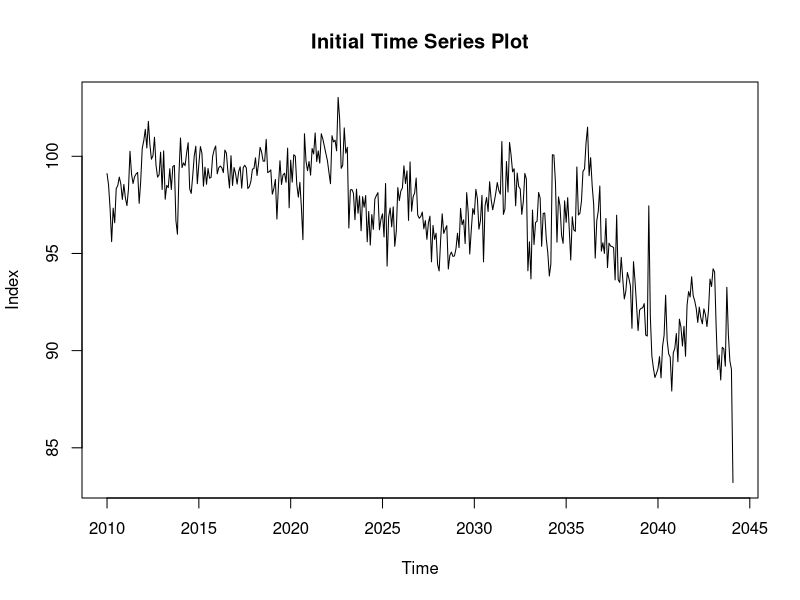
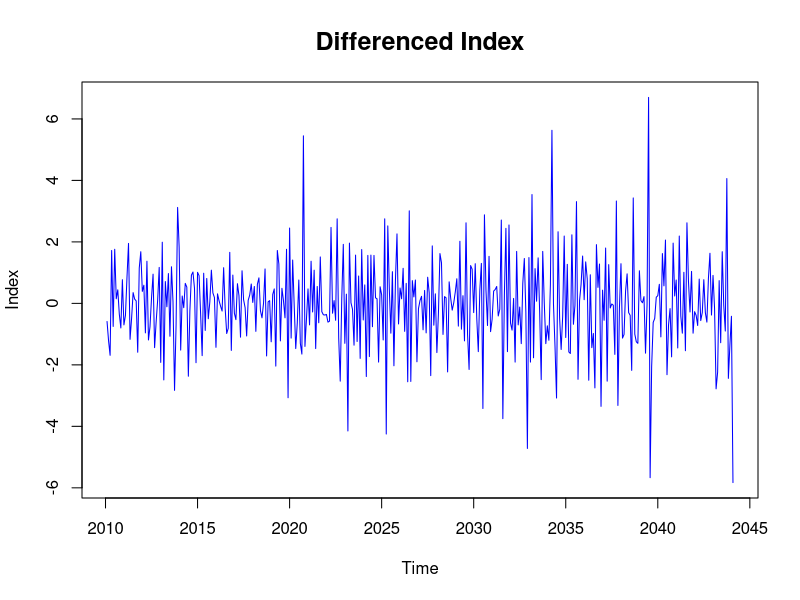
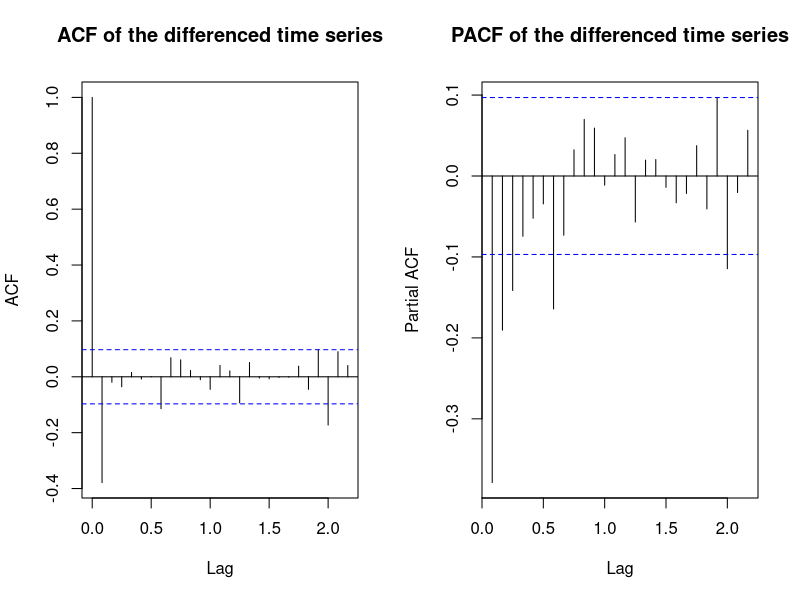
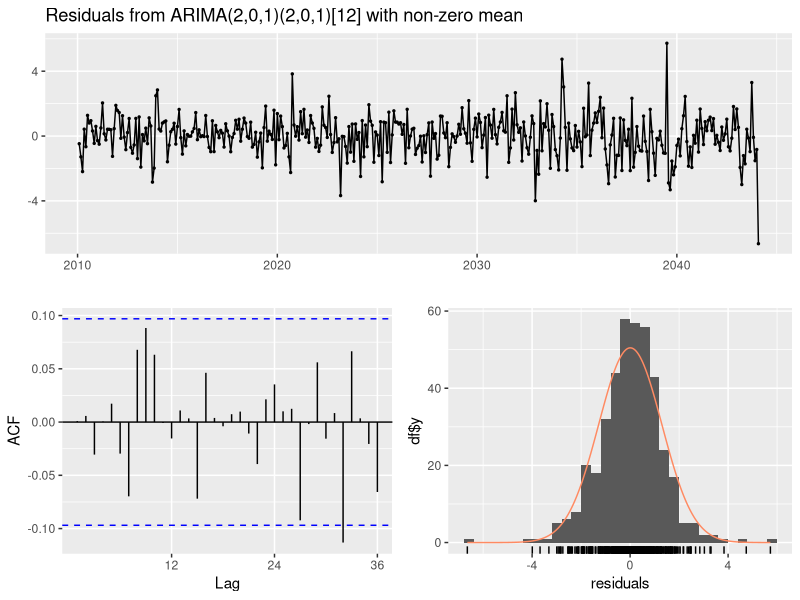
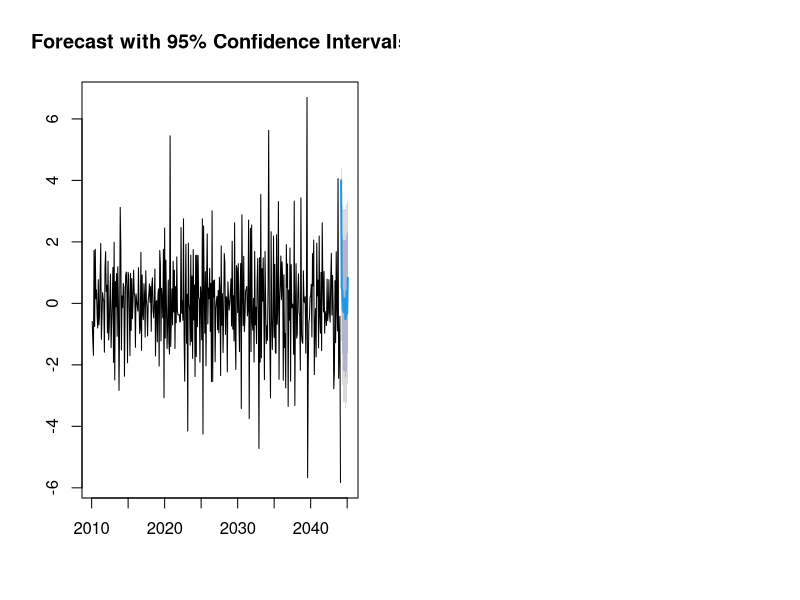

Here is the R script that generated these plots, in order:
## ---- chunk 1
library(forecast)
library(tseries)
library(ggplot2)
## ---- chunk 2
library(forecast)
library(tseries)
library(ggplot2)

# Load the data
data <- read.csv("data_industrie_alimentaire.csv", header = TRUE, sep = ";")
colnames(data) <- c("date", "index1", "useless1", "index2", "useless2")
data <- data[, c("date", "index1", "index2")]
data <- data[-c(1:3),]  # Remove first 3 rows
data$index1 <- as.numeric(data$index1)
head(data)


# Part I

# Convert the index to a time series object
data_ts <- ts(data$index1, start = c(2010, 1), frequency = 12)
plot(data_ts, main = "Initial Time Series Plot", xlab = "Time", ylab = "Index")

# we can see that the time series is not stationary
# we can use the Augmented Dickey-Fuller test to check if the time series is stationary
adf.test(data_ts)

# the p-value is 0.5 which is greater than 0.05, so we can't reject the null hypothesis at the 5% significance level (not even close)

# we can try to difference the time series
data_ts_diff <- diff(data_ts)

# plot the differenced time series
plot(data_ts_diff, main = "Differenced Index", xlab = "Time", ylab = "Index", col = "blue", cex.main = 1.5, cex.lab = 1.5, cex.axis = 1.5)

adf.test(data_ts_diff)
# p-value is less than 0.01 so we can reject the null hypothesis at the 1% significance level : the time series is possibly stationary

# check for heteroskedasticity
Box.test(data_ts_diff, lag = 20, type = "Ljung-Box")

# p-value is greater than 2*10^-8 so we can't reject the null hypothesis at the 5% significance level : the time series is homoskedastic


# Part II

# checking the ACF and PACF
par(mfrow = c(1, 2))
acf(data_ts_diff, main = "ACF of the differenced time series")
pacf(data_ts_diff, main = "PACF of the differenced time series")

# fit an ARMA(p,q) model to the differenced time series since it's stationary
# we can try to fit an ARIMA model to the time series
fit <- auto.arima(data_ts_diff)
# show the model
summary(fit)

# show the residuals
checkresiduals(fit)

# p-value is greater than 0.05 so we can't reject the null hypothesis at the 5% significance level : the residuals are white noise

forecast <- forecast(fit, h = 12)  # Forecasting 12 months ahead
plot(forecast, main = "Forecast with 95% Confidence Intervals")

